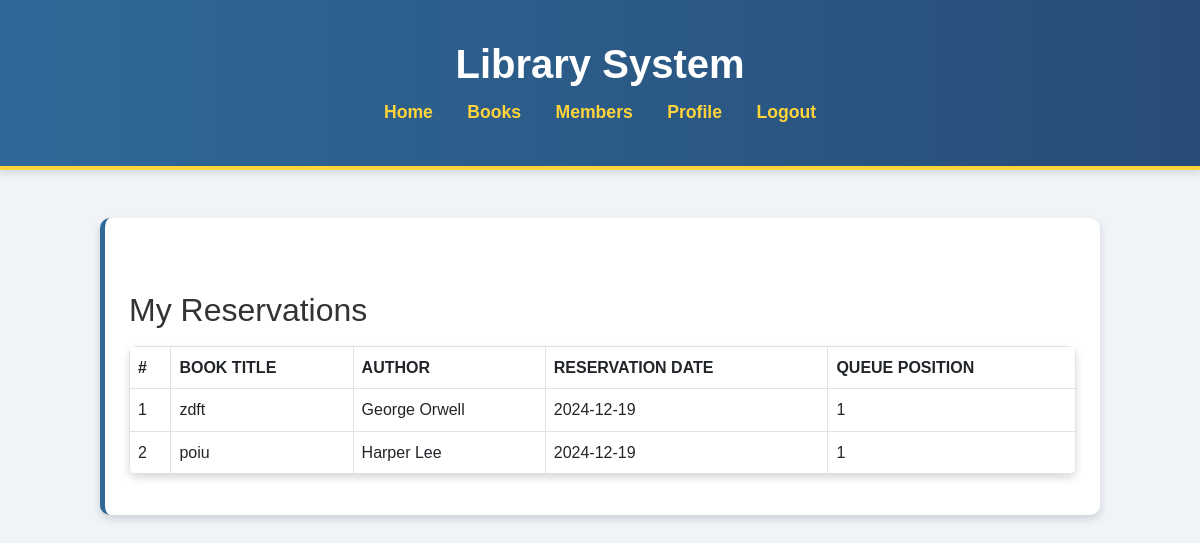
Screenshot of /my_reservations (signed in) with the database file from the repository.
### tables this page shows
CREATE TABLE reservations (
                id INTEGER PRIMARY KEY AUTOINCREMENT,
                book_id INTEGER,
                user_id INTEGER,
                reservation_date TEXT,
                queue_position INTEGER,
                status TEXT DEFAULT 'Pending',  -- Can be 'Pending' or 'Fulfilled'
                FOREIGN KEY(book_id) REFERENCES books(id) ON DELETE CASCADE,
                FOREIGN KEY(user_id) REFERENCES users(id) ON DELETE CASCADE
            );

CREATE TABLE books (
                id INTEGER PRIMARY KEY AUTOINCREMENT,
                title TEXT NOT NULL,
                author TEXT NOT NULL,
                genre TEXT,
                status TEXT DEFAULT 'Available'
            );

### app.py (the view)
@app.route('/my_reservations')
@login_required
@role_required('Member')
def my_reservations():
    db = get_db()
    user_id = session['user_id']
    reservations = db.execute("""
        SELECT r.queue_position, b.title, b.author, r.reservation_date
        FROM reservations r
        JOIN books b ON r.book_id = b.id
        WHERE r.user_id = ?
        ORDER BY r.queue_position
    """, (user_id,)).fetchall()
    parsed_reservations = []
    for reservation in reservations:
        reservation_date = reservation['reservation_date']
        try:
            parsed_date = datetime.strptime(reservation_date, '%Y-%m-%d %H:%M:%S.%f')
        except ValueError:
            try:
                parsed_date = datetime.strptime(reservation_date, '%Y-%m-%d %H:%M:%S')
            except ValueError:
                parsed_date = datetime.strptime(reservation_date, '%Y-%m-%d')
        parsed_reservations.append({
            'queue_position': reservation['queue_position'],
            'title': reservation['title'],
            'author': reservation['author'],
            'reservation_date': parsed_date
        })
    return render_template('my_reservations.html', reservations=parsed_reservations)

### app.py (called while the page is built)
def login_required(f):
    @wraps(f)
    def decorated_function(*args, **kwargs):
        if 'user_id' not in session:
            return redirect(url_for('login'))
        return f(*args, **kwargs)
    return decorated_function

def role_required(role):
    def decorator(f):
        @wraps(f)
        def decorated_function(*args, **kwargs):
            if session.get('role') != role:
                return "Access Denied", 403
            return f(*args, **kwargs)
        return decorated_function
    return decorator

### database.py (called while the page is built)
def get_db():
    conn = sqlite3.connect(DATABASE)
    conn.row_factory = sqlite3.Row
    conn.execute("PRAGMA foreign_keys = ON")
    return conn

### templates/my_reservations.html
{% extends "base.html" %}
{% block content %}
<div class="container mt-5">
    <h2>My Reservations</h2>
    {% if reservations %}
    <table class="table table-bordered mt-3">
        <thead>
            <tr>
                <th>#</th>
                <th>Book Title</th>
                <th>Author</th>
                <th>Reservation Date</th>
                <th>Queue Position</th>
            </tr>
        </thead>
        <tbody>
            {% for reservation in reservations %}
            <tr>
                <td>{{ loop.index }}</td>
                <td>{{ reservation.title }}</td>
                <td>{{ reservation.author }}</td>
                <td>{{ reservation.reservation_date.strftime('%Y-%m-%d') }}</td>
                <td>{{ reservation.queue_position }}</td>
            </tr>
            {% endfor %}
        </tbody>
    </table>
    {% else %}
    <p class="mt-3">You have no current reservations.</p>
    {% endif %}
</div>
{% endblock %}

### static/styles.css (style rules this page uses)
body { font-family: 'Arial', sans-serif; margin: 0; padding: 0; background-color: #f0f4f8; color: #333; line-height: 1.6; }
table { width: 100%; border-collapse: collapse; margin: 25px 0; background-color: #f9f9f9; box-shadow: 0px 4px 8px rgba(0, 0, 0, 0.15); border-radius: 8px; overflow: hidden; font-size: 1rem; }
th, td { padding: 14px 18px; text-align: left; border-bottom: 1px solid #ddd; }
th { background-color: #306998; color: white; font-weight: bold; text-transform: uppercase; }
td { background-color: #fdfdfd; }
@media (min-width: 1200px) { .container, .container-lg, .container-md, .container-sm, .container-xl { max-width: 1000px; } }
@media (min-width: 1200px) { .h2, h2 { font-size: 2rem; width: 80%; } }

### rows the page displays
reservations: title "zdft", author "George Orwell", reservation_date "2024-12-19", queue_position "1"
reservations: title "poiu", author "Harper Lee", reservation_date "2024-12-19", queue_position "1"
